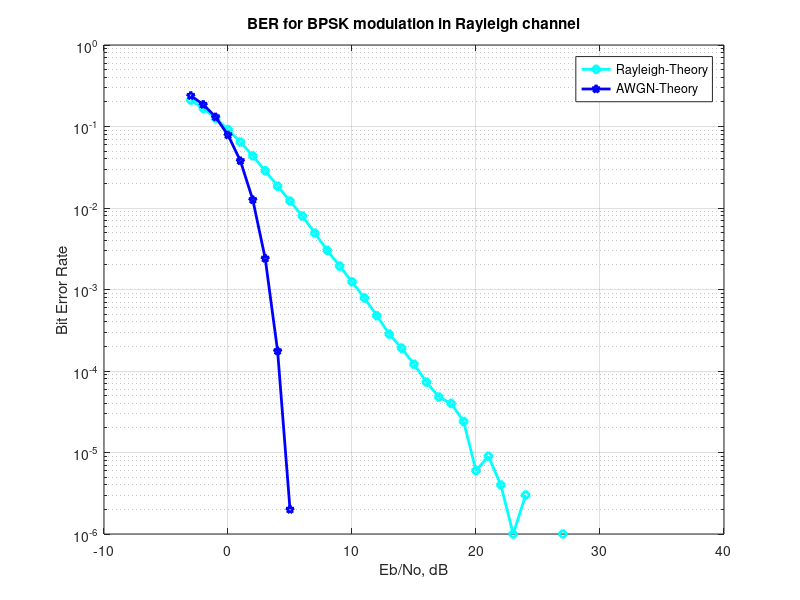

Write MATLAB code to recreate this figure.
clc;
clear all;
close all;


clear
N = 10^6 ;
ip = rand(1,N)>0.5 ;
s = 2*ip-1;

Eb_N0_dB = [-3:35];

for ii = 1:length(Eb_N0_dB)

   n = 1/sqrt(2)*[randn(1,N) + j*randn(1,N)];
   x_1 = [randn(1,N) ];
   x_2 = [randn(1,N) ];
   h = sqrt(x_1.^2+x_2.^2);
   y = h.*s + 10^(-Eb_N0_dB(ii)/10)*n;
     y2= s + 10^(-Eb_N0_dB(ii)/10)*n;
   yHat = y./h;
   ipHat = real(yHat)>0;
   ipHat2=real(y2)>0;
   nErr(ii) = size(find([ip- ipHat]),2);
   nErr2(ii)=size(find([ip- ipHat2]),2);

end

simBer = nErr/N;
simBer2 = nErr2/N;

close all
figure
semilogy(Eb_N0_dB,simBer,'cd-','LineWidth',2);
hold on
semilogy(Eb_N0_dB,simBer2,'bp-','LineWidth',2);
grid on
legend('Rayleigh-Theory','AWGN-Theory');
xlabel('Eb/No, dB');
ylabel('Bit Error Rate');
title('BER for BPSK modulation in Rayleigh channel');
